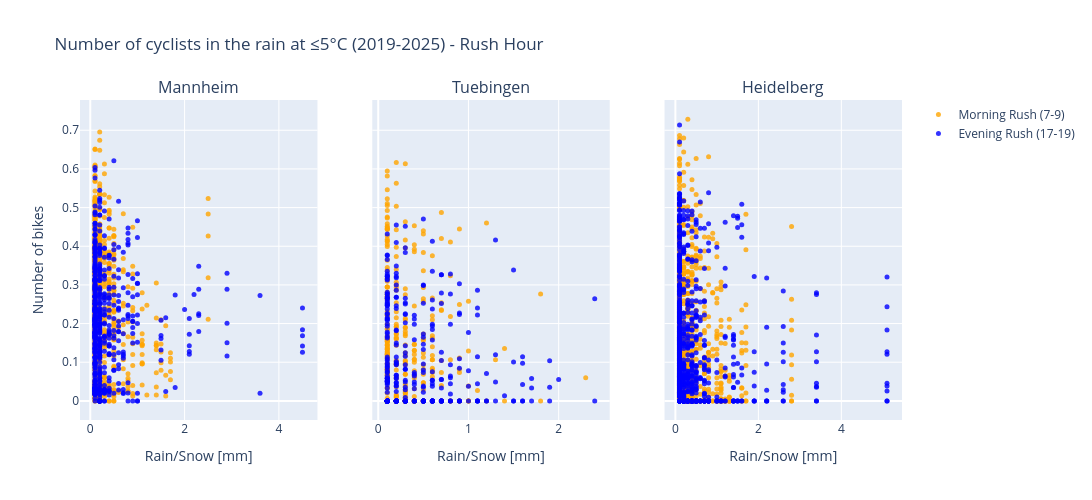
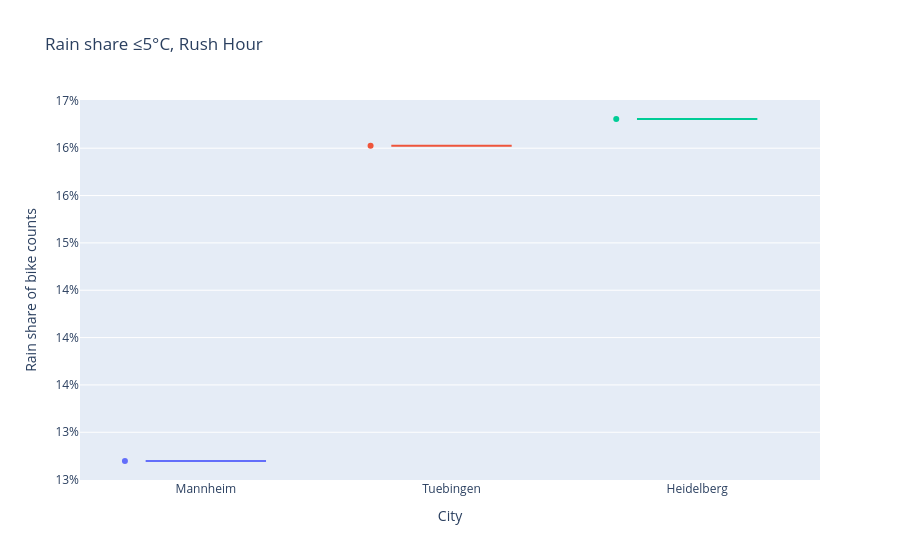

Write notebook code for charts like these, in order.
### Markdown cell above
### 6. Plot using the filter functions

- Figure 1 - 3 : Number of cyclists in the rain at different temperature (2019-2025) during rush hour  
  Set `rush_hours=None` to not filter for rush hour. 

- Figure 4: Share of cyclists in the rain for each city at ≤5°C (2019-2025) during rush hour

### Code cell
fig1 = get_plot("bike_vs_rain_rush_hour_city")(
    filter_rain(data_dict, temp_max = 5),
    cities=cities,
    title="Number of cyclists in the rain at ≤5°C (2019-2025) - Rush Hour"
)
fig1.show()

fig2 = get_plot("bike_vs_rain_rush_hour_city")(
    filter_rain(data_dict, temp_max = 40, hours=['Weekend']),
    cities=cities,
    title="Number of cyclists in the rain at ≤5°C (2019-2025) - Weekend"
)
fig2.show()

fig4 = get_plot("city_rain_share_boxplot")(
    compute_city_rain_shares(city_data_dict, temp_max=5, temp_min=-30),
    title="Rain share ≤5°C, Rush Hour"
)
fig4.show()

### Figure 1 — Plotly figure (JSON) as saved in the notebook; plotly's stock layout.template omitted (floating-point values rounded to 4 significant figures; data arrays with more than 128 entries replaced by an {"elided": "..."} marker saying what was removed)
{"data": [{"customdata": {"elided": "665 str values"}, "hovertemplate": "Rain: %{x} mm<br>Bikes: %{y}<br>Rush: %{customdata}", "marker": {"color": "orange", "opacity": 0.8, "size": 5}, "mode": "markers", "name": "Morning Rush (7-9)", "showlegend": true, "type": "scatter", "x": {"elided": "665 float values"}, "xaxis": "x", "y": {"elided": "665 float values"}, "yaxis": "y"}, {"customdata": {"elided": "587 str values"}, "hovertemplate": "Rain: %{x} mm<br>Bikes: %{y}<br>Rush: %{customdata}", "marker": {"color": "blue", "opacity": 0.8, "size": 5}, "mode": "markers", "name": "Evening Rush (17-19)", "showlegend": true, "type": "scatter", "x": {"elided": "587 float values"}, "xaxis": "x", "y": {"elided": "587 float values"}, "yaxis": "y"}, {"customdata": {"elided": "393 str values"}, "hovertemplate": "Rain: %{x} mm<br>Bikes: %{y}<br>Rush: %{customdata}", "marker": {"color": "orange", "opacity": 0.8, "size": 5}, "mode": "markers", "showlegend": false, "type": "scatter", "x": {"elided": "393 float values"}, "xaxis": "x2", "y": {"elided": "393 float values"}, "yaxis": "y2"}, {"customdata": {"elided": "360 str values"}, "hovertemplate": "Rain: %{x} mm<br>Bikes: %{y}<br>Rush: %{customdata}", "marker": {"color": "blue", "opacity": 0.8, "size": 5}, "mode": "markers", "showlegend": false, "type": "scatter", "x": {"elided": "360 float values"}, "xaxis": "x2", "y": {"elided": "360 float values"}, "yaxis": "y2"}, {"customdata": {"elided": "1169 str values"}, "hovertemplate": "Rain: %{x} mm<br>Bikes: %{y}<br>Rush: %{customdata}", "marker": {"color": "orange", "opacity": 0.8, "size": 5}, "mode": "markers", "showlegend": false, "type": "scatter", "x": {"elided": "1169 float values"}, "xaxis": "x3", "y": {"elided": "1169 float values"}, "yaxis": "y3"}, {"customdata": {"elided": "1065 str values"}, "hovertemplate": "Rain: %{x} mm<br>Bikes: %{y}<br>Rush: %{customdata}", "marker": {"color": "blue", "opacity": 0.8, "size": 5}, "mode": "markers", "showlegend": false, "type": "scatter", "x": {"elided": "1065 float values"}, "xaxis": "x3", "y": {"elided": "1065 float values"}, "yaxis": "y3"}], "layout": {"annotations": [{"font": {"size": 16}, "showarrow": false, "text": "Mannheim", "x": 0.1444, "xanchor": "center", "xref": "paper", "y": 1, "yanchor": "bottom", "yref": "paper"}, {"font": {"size": 16}, "showarrow": false, "text": "Tuebingen", "x": 0.5, "xanchor": "center", "xref": "paper", "y": 1, "yanchor": "bottom", "yref": "paper"}, {"font": {"size": 16}, "showarrow": false, "text": "Heidelberg", "x": 0.8556, "xanchor": "center", "xref": "paper", "y": 1, "yanchor": "bottom", "yref": "paper"}], "height": 500, "hovermode": "closest", "title": {"text": "Number of cyclists in the rain at ≤5°C (2019-2025) - Rush Hour"}, "width": 1200, "xaxis": {"anchor": "y", "domain": [0, 0.2889], "title": {"text": "Rain/Snow [mm]"}}, "xaxis2": {"anchor": "y2", "domain": [0.3556, 0.6444], "title": {"text": "Rain/Snow [mm]"}}, "xaxis3": {"anchor": "y3", "domain": [0.7111, 1], "title": {"text": "Rain/Snow [mm]"}}, "yaxis": {"anchor": "x", "domain": [0, 1], "title": {"text": "Number of bikes"}}, "yaxis2": {"anchor": "x2", "domain": [0, 1], "matches": "y", "showticklabels": false}, "yaxis3": {"anchor": "x3", "domain": [0, 1], "matches": "y", "showticklabels": false}}}

### Figure 2 — Plotly figure (JSON) as saved in the notebook; plotly's stock layout.template omitted (floating-point values rounded to 4 significant figures)
{"data": [{"alignmentgroup": "True", "boxpoints": "all", "hovertemplate": "City=%{x}<br>Rain share of bike counts=%{y}<extra></extra>", "legendgroup": "Mannheim", "marker": {"color": "#636efa"}, "name": "Mannheim", "notched": false, "offsetgroup": "Mannheim", "orientation": "v", "showlegend": true, "type": "box", "x": ["Mannheim"], "x0": " ", "xaxis": "x", "y": [0.127], "y0": " ", "yaxis": "y"}, {"alignmentgroup": "True", "boxpoints": "all", "hovertemplate": "City=%{x}<br>Rain share of bike counts=%{y}<extra></extra>", "legendgroup": "Tuebingen", "marker": {"color": "#EF553B"}, "name": "Tuebingen", "notched": false, "offsetgroup": "Tuebingen", "orientation": "v", "showlegend": true, "type": "box", "x": ["Tuebingen"], "x0": " ", "xaxis": "x", "y": [0.1603], "y0": " ", "yaxis": "y"}, {"alignmentgroup": "True", "boxpoints": "all", "hovertemplate": "City=%{x}<br>Rain share of bike counts=%{y}<extra></extra>", "legendgroup": "Heidelberg", "marker": {"color": "#00cc96"}, "name": "Heidelberg", "notched": false, "offsetgroup": "Heidelberg", "orientation": "v", "showlegend": true, "type": "box", "x": ["Heidelberg"], "x0": " ", "xaxis": "x", "y": [0.1631], "y0": " ", "yaxis": "y"}], "layout": {"boxmode": "overlay", "legend": {"title": {"text": "City"}, "tracegroupgap": 0}, "showlegend": false, "title": {"text": "Rain share ≤5°C, Rush Hour"}, "xaxis": {"anchor": "y", "categoryarray": ["Mannheim", "Tuebingen", "Heidelberg"], "categoryorder": "array", "domain": [0, 1], "title": {"text": "City"}}, "yaxis": {"anchor": "x", "domain": [0, 1], "tickformat": ".0%", "title": {"text": "Rain share of bike counts"}}}}
